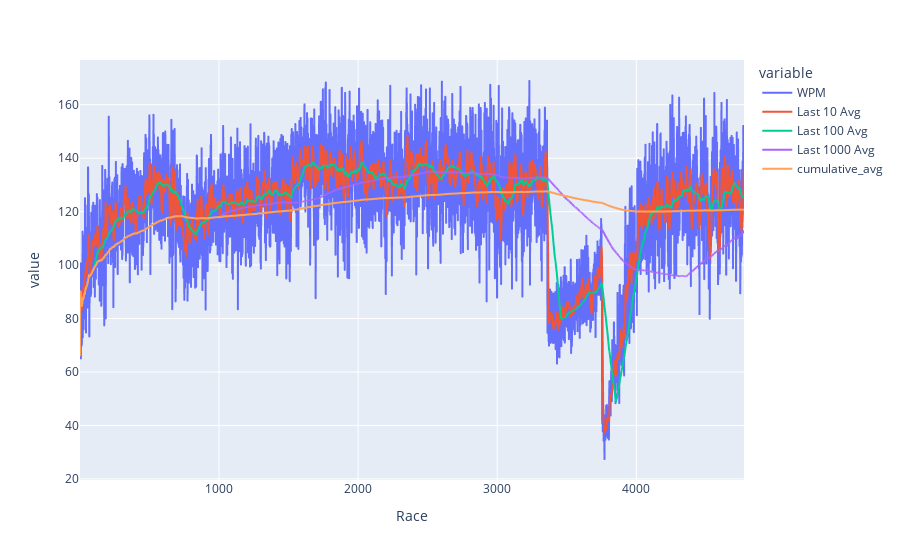

The cell this chart's notebook holds for it:
### Markdown cell above
Creating interactive charts using Plotly express: (Note: because these are HTML files, they won't display on GitHub; instead, you'll need to download and run the Jupyter notebook on your computer to view them.)

### Code cell
race_line_plot = px.line(df_race_data, x = 'Race', y = ['WPM', 'Last 10 Avg', 'Last 100 Avg', 'Last 1000 Avg', 'cumulative_avg'])
race_line_plot.write_html('html_output/race_line_plot.html')
race_line_plot

### Figure 1 — Plotly figure (JSON) as saved in the notebook; plotly's stock layout.template omitted (floating-point values rounded to 4 significant figures; data arrays with more than 128 entries replaced by an {"elided": "..."} marker saying what was removed)
{"data": [{"hovertemplate": "variable=WPM<br>Race=%{x}<br>value=%{y}<extra></extra>", "legendgroup": "WPM", "line": {"color": "#636efa", "dash": "solid"}, "marker": {"symbol": "circle"}, "mode": "lines", "name": "WPM", "showlegend": true, "type": "scattergl", "x": {"elided": "4774 int values"}, "xaxis": "x", "y": {"elided": "4774 float values"}, "yaxis": "y"}, {"hovertemplate": "variable=Last 10 Avg<br>Race=%{x}<br>value=%{y}<extra></extra>", "legendgroup": "Last 10 Avg", "line": {"color": "#EF553B", "dash": "solid"}, "marker": {"symbol": "circle"}, "mode": "lines", "name": "Last 10 Avg", "showlegend": true, "type": "scattergl", "x": {"elided": "4774 int values"}, "xaxis": "x", "y": {"elided": "4774 float values"}, "yaxis": "y"}, {"hovertemplate": "variable=Last 100 Avg<br>Race=%{x}<br>value=%{y}<extra></extra>", "legendgroup": "Last 100 Avg", "line": {"color": "#00cc96", "dash": "solid"}, "marker": {"symbol": "circle"}, "mode": "lines", "name": "Last 100 Avg", "showlegend": true, "type": "scattergl", "x": {"elided": "4774 int values"}, "xaxis": "x", "y": {"elided": "4774 float values"}, "yaxis": "y"}, {"hovertemplate": "variable=Last 1000 Avg<br>Race=%{x}<br>value=%{y}<extra></extra>", "legendgroup": "Last 1000 Avg", "line": {"color": "#ab63fa", "dash": "solid"}, "marker": {"symbol": "circle"}, "mode": "lines", "name": "Last 1000 Avg", "showlegend": true, "type": "scattergl", "x": {"elided": "4774 int values"}, "xaxis": "x", "y": {"elided": "4774 float values"}, "yaxis": "y"}, {"hovertemplate": "variable=cumulative_avg<br>Race=%{x}<br>value=%{y}<extra></extra>", "legendgroup": "cumulative_avg", "line": {"color": "#FFA15A", "dash": "solid"}, "marker": {"symbol": "circle"}, "mode": "lines", "name": "cumulative_avg", "showlegend": true, "type": "scattergl", "x": {"elided": "4774 int values"}, "xaxis": "x", "y": {"elided": "4774 float values"}, "yaxis": "y"}], "layout": {"legend": {"title": {"text": "variable"}, "tracegroupgap": 0}, "margin": {"t": 60}, "xaxis": {"anchor": "y", "domain": [0, 1], "title": {"text": "Race"}}, "yaxis": {"anchor": "x", "domain": [0, 1], "title": {"text": "value"}}}}
